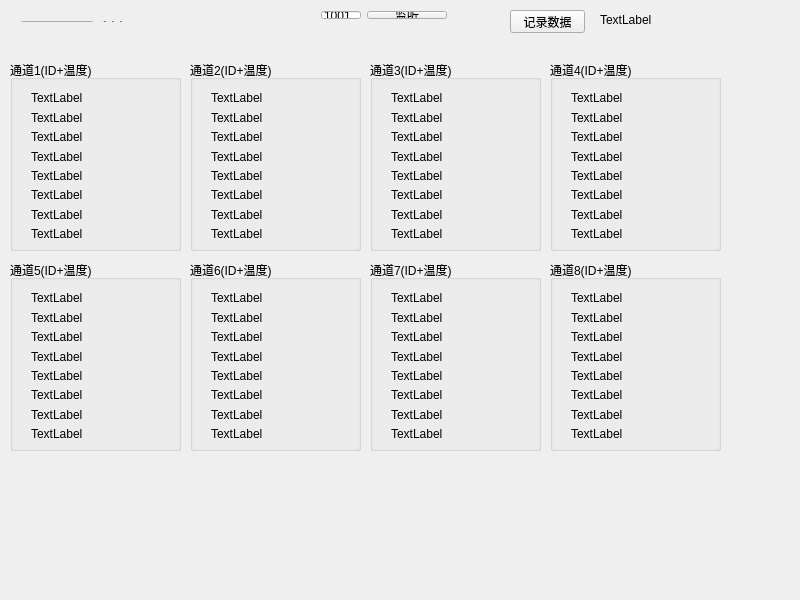
<?xml version="1.0" encoding="UTF-8"?>
<ui version="4.0">
 <class>MainWindow</class>
 <widget class="QMainWindow" name="MainWindow">
  <property name="geometry">
   <rect>
    <x>0</x>
    <y>0</y>
    <width>800</width>
    <height>600</height>
   </rect>
  </property>
  <property name="minimumSize">
   <size>
    <width>800</width>
    <height>600</height>
   </size>
  </property>
  <property name="maximumSize">
   <size>
    <width>800</width>
    <height>600</height>
   </size>
  </property>
  <property name="windowTitle">
   <string>异想家温度采集系统</string>
  </property>
  <widget class="QWidget" name="centralWidget">
   <widget class="QGroupBox" name="groupBox">
    <property name="geometry">
     <rect>
      <x>10</x>
      <y>60</y>
      <width>171</width>
      <height>191</height>
     </rect>
    </property>
    <property name="title">
     <string>通道1(ID+温度)</string>
    </property>
    <widget class="QWidget" name="layoutWidget">
     <property name="geometry">
      <rect>
       <x>10</x>
       <y>20</y>
       <width>151</width>
       <height>171</height>
      </rect>
     </property>
     <layout class="QGridLayout" name="gridLayout_2">
      <item row="0" column="0">
       <widget class="QLabel" name="label_2">
        <property name="text">
         <string>TextLabel</string>
        </property>
       </widget>
      </item>
      <item row="1" column="0">
       <widget class="QLabel" name="label_3">
        <property name="text">
         <string>TextLabel</string>
        </property>
       </widget>
      </item>
      <item row="2" column="0">
       <widget class="QLabel" name="label_4">
        <property name="text">
         <string>TextLabel</string>
        </property>
       </widget>
      </item>
      <item row="3" column="0">
       <widget class="QLabel" name="label_5">
        <property name="text">
         <string>TextLabel</string>
        </property>
       </widget>
      </item>
      <item row="4" column="0">
       <widget class="QLabel" name="label_6">
        <property name="text">
         <string>TextLabel</string>
        </property>
       </widget>
      </item>
      <item row="5" column="0">
       <widget class="QLabel" name="label_7">
        <property name="text">
         <string>TextLabel</string>
        </property>
       </widget>
      </item>
      <item row="6" column="0">
       <widget class="QLabel" name="label_8">
        <property name="text">
         <string>TextLabel</string>
        </property>
       </widget>
      </item>
      <item row="7" column="0">
       <widget class="QLabel" name="label_9">
        <property name="text">
         <string>TextLabel</string>
        </property>
       </widget>
      </item>
     </layout>
    </widget>
   </widget>
   <widget class="QGroupBox" name="groupBox_2">
    <property name="geometry">
     <rect>
      <x>190</x>
      <y>60</y>
      <width>171</width>
      <height>191</height>
     </rect>
    </property>
    <property name="title">
     <string>通道2(ID+温度)</string>
    </property>
    <widget class="QWidget" name="layoutWidget">
     <property name="geometry">
      <rect>
       <x>10</x>
       <y>20</y>
       <width>151</width>
       <height>171</height>
      </rect>
     </property>
     <layout class="QGridLayout" name="gridLayout_3">
      <item row="0" column="0">
       <widget class="QLabel" name="label_10">
        <property name="text">
         <string>TextLabel</string>
        </property>
       </widget>
      </item>
      <item row="1" column="0">
       <widget class="QLabel" name="label_11">
        <property name="text">
         <string>TextLabel</string>
        </property>
       </widget>
      </item>
      <item row="2" column="0">
       <widget class="QLabel" name="label_12">
        <property name="text">
         <string>TextLabel</string>
        </property>
       </widget>
      </item>
      <item row="3" column="0">
       <widget class="QLabel" name="label_13">
        <property name="text">
         <string>TextLabel</string>
        </property>
       </widget>
      </item>
      <item row="4" column="0">
       <widget class="QLabel" name="label_14">
        <property name="text">
         <string>TextLabel</string>
        </property>
       </widget>
      </item>
      <item row="5" column="0">
       <widget class="QLabel" name="label_15">
        <property name="text">
         <string>TextLabel</string>
        </property>
       </widget>
      </item>
      <item row="6" column="0">
       <widget class="QLabel" name="label_16">
        <property name="text">
         <string>TextLabel</string>
        </property>
       </widget>
      </item>
      <item row="7" column="0">
       <widget class="QLabel" name="label_17">
        <property name="text">
         <string>TextLabel</string>
        </property>
       </widget>
      </item>
     </layout>
    </widget>
   </widget>
   <widget class="QGroupBox" name="groupBox_3">
    <property name="geometry">
     <rect>
      <x>370</x>
      <y>60</y>
      <width>171</width>
      <height>191</height>
     </rect>
    </property>
    <property name="title">
     <string>通道3(ID+温度)</string>
    </property>
    <widget class="QWidget" name="layoutWidget_2">
     <property name="geometry">
      <rect>
       <x>10</x>
       <y>20</y>
       <width>151</width>
       <height>171</height>
      </rect>
     </property>
     <layout class="QGridLayout" name="gridLayout_4">
      <item row="0" column="0">
       <widget class="QLabel" name="label_18">
        <property name="text">
         <string>TextLabel</string>
        </property>
       </widget>
      </item>
      <item row="1" column="0">
       <widget class="QLabel" name="label_19">
        <property name="text">
         <string>TextLabel</string>
        </property>
       </widget>
      </item>
      <item row="2" column="0">
       <widget class="QLabel" name="label_20">
        <property name="text">
         <string>TextLabel</string>
        </property>
       </widget>
      </item>
      <item row="3" column="0">
       <widget class="QLabel" name="label_21">
        <property name="text">
         <string>TextLabel</string>
        </property>
       </widget>
      </item>
      <item row="4" column="0">
       <widget class="QLabel" name="label_22">
        <property name="text">
         <string>TextLabel</string>
        </property>
       </widget>
      </item>
      <item row="5" column="0">
       <widget class="QLabel" name="label_23">
        <property name="text">
         <string>TextLabel</string>
        </property>
       </widget>
      </item>
      <item row="6" column="0">
       <widget class="QLabel" name="label_24">
        <property name="text">
         <string>TextLabel</string>
        </property>
       </widget>
      </item>
      <item row="7" column="0">
       <widget class="QLabel" name="label_25">
        <property name="text">
         <string>TextLabel</string>
        </property>
       </widget>
      </item>
     </layout>
    </widget>
   </widget>
   <widget class="QGroupBox" name="groupBox_4">
    <property name="geometry">
     <rect>
      <x>550</x>
      <y>60</y>
      <width>171</width>
      <height>191</height>
     </rect>
    </property>
    <property name="title">
     <string>通道4(ID+温度)</string>
    </property>
    <widget class="QWidget" name="layoutWidget_3">
     <property name="geometry">
      <rect>
       <x>10</x>
       <y>20</y>
       <width>151</width>
       <height>171</height>
      </rect>
     </property>
     <layout class="QGridLayout" name="gridLayout_5">
      <item row="0" column="0">
       <widget class="QLabel" name="label_26">
        <property name="text">
         <string>TextLabel</string>
        </property>
       </widget>
      </item>
      <item row="1" column="0">
       <widget class="QLabel" name="label_27">
        <property name="text">
         <string>TextLabel</string>
        </property>
       </widget>
      </item>
      <item row="2" column="0">
       <widget class="QLabel" name="label_28">
        <property name="text">
         <string>TextLabel</string>
        </property>
       </widget>
      </item>
      <item row="3" column="0">
       <widget class="QLabel" name="label_29">
        <property name="text">
         <string>TextLabel</string>
        </property>
       </widget>
      </item>
      <item row="4" column="0">
       <widget class="QLabel" name="label_30">
        <property name="text">
         <string>TextLabel</string>
        </property>
       </widget>
      </item>
      <item row="5" column="0">
       <widget class="QLabel" name="label_31">
        <property name="text">
         <string>TextLabel</string>
        </property>
       </widget>
      </item>
      <item row="6" column="0">
       <widget class="QLabel" name="label_32">
        <property name="text">
         <string>TextLabel</string>
        </property>
       </widget>
      </item>
      <item row="7" column="0">
       <widget class="QLabel" name="label_33">
        <property name="text">
         <string>TextLabel</string>
        </property>
       </widget>
      </item>
     </layout>
    </widget>
   </widget>
   <widget class="QGroupBox" name="groupBox_5">
    <property name="geometry">
     <rect>
      <x>10</x>
      <y>260</y>
      <width>171</width>
      <height>191</height>
     </rect>
    </property>
    <property name="title">
     <string>通道5(ID+温度)</string>
    </property>
    <widget class="QWidget" name="layoutWidget_4">
     <property name="geometry">
      <rect>
       <x>10</x>
       <y>20</y>
       <width>151</width>
       <height>171</height>
      </rect>
     </property>
     <layout class="QGridLayout" name="gridLayout_6">
      <item row="0" column="0">
       <widget class="QLabel" name="label_34">
        <property name="text">
         <string>TextLabel</string>
        </property>
       </widget>
      </item>
      <item row="1" column="0">
       <widget class="QLabel" name="label_35">
        <property name="text">
         <string>TextLabel</string>
        </property>
       </widget>
      </item>
      <item row="2" column="0">
       <widget class="QLabel" name="label_36">
        <property name="text">
         <string>TextLabel</string>
        </property>
       </widget>
      </item>
      <item row="3" column="0">
       <widget class="QLabel" name="label_37">
        <property name="text">
         <string>TextLabel</string>
        </property>
       </widget>
      </item>
      <item row="4" column="0">
       <widget class="QLabel" name="label_38">
        <property name="text">
         <string>TextLabel</string>
        </property>
       </widget>
      </item>
      <item row="5" column="0">
       <widget class="QLabel" name="label_39">
        <property name="text">
         <string>TextLabel</string>
        </property>
       </widget>
      </item>
      <item row="6" column="0">
       <widget class="QLabel" name="label_40">
        <property name="text">
         <string>TextLabel</string>
        </property>
       </widget>
      </item>
      <item row="7" column="0">
       <widget class="QLabel" name="label_41">
        <property name="text">
         <string>TextLabel</string>
        </property>
       </widget>
      </item>
     </layout>
    </widget>
   </widget>
   <widget class="QGroupBox" name="groupBox_6">
    <property name="geometry">
     <rect>
      <x>190</x>
      <y>260</y>
      <width>171</width>
      <height>191</height>
     </rect>
    </property>
    <property name="title">
     <string>通道6(ID+温度)</string>
    </property>
    <widget class="QWidget" name="layoutWidget_5">
     <property name="geometry">
      <rect>
       <x>10</x>
       <y>20</y>
       <width>151</width>
       <height>171</height>
      </rect>
     </property>
     <layout class="QGridLayout" name="gridLayout_7">
      <item row="0" column="0">
       <widget class="QLabel" name="label_42">
        <property name="text">
         <string>TextLabel</string>
        </property>
       </widget>
      </item>
      <item row="1" column="0">
       <widget class="QLabel" name="label_43">
        <property name="text">
         <string>TextLabel</string>
        </property>
       </widget>
      </item>
      <item row="2" column="0">
       <widget class="QLabel" name="label_44">
        <property name="text">
         <string>TextLabel</string>
        </property>
       </widget>
      </item>
      <item row="3" column="0">
       <widget class="QLabel" name="label_45">
        <property name="text">
         <string>TextLabel</string>
        </property>
       </widget>
      </item>
      <item row="4" column="0">
       <widget class="QLabel" name="label_46">
        <property name="text">
         <string>TextLabel</string>
        </property>
       </widget>
      </item>
      <item row="5" column="0">
       <widget class="QLabel" name="label_47">
        <property name="text">
         <string>TextLabel</string>
        </property>
       </widget>
      </item>
      <item row="6" column="0">
       <widget class="QLabel" name="label_48">
        <property name="text">
         <string>TextLabel</string>
        </property>
       </widget>
      </item>
      <item row="7" column="0">
       <widget class="QLabel" name="label_49">
        <property name="text">
         <string>TextLabel</string>
        </property>
       </widget>
      </item>
     </layout>
    </widget>
   </widget>
   <widget class="QGroupBox" name="groupBox_7">
    <property name="geometry">
     <rect>
      <x>370</x>
      <y>260</y>
      <width>171</width>
      <height>191</height>
     </rect>
    </property>
    <property name="title">
     <string>通道7(ID+温度)</string>
    </property>
    <widget class="QWidget" name="layoutWidget_6">
     <property name="geometry">
      <rect>
       <x>10</x>
       <y>20</y>
       <width>151</width>
       <height>171</height>
      </rect>
     </property>
     <layout class="QGridLayout" name="gridLayout_8">
      <item row="0" column="0">
       <widget class="QLabel" name="label_50">
        <property name="text">
         <string>TextLabel</string>
        </property>
       </widget>
      </item>
      <item row="1" column="0">
       <widget class="QLabel" name="label_51">
        <property name="text">
         <string>TextLabel</string>
        </property>
       </widget>
      </item>
      <item row="2" column="0">
       <widget class="QLabel" name="label_52">
        <property name="text">
         <string>TextLabel</string>
        </property>
       </widget>
      </item>
      <item row="3" column="0">
       <widget class="QLabel" name="label_53">
        <property name="text">
         <string>TextLabel</string>
        </property>
       </widget>
      </item>
      <item row="4" column="0">
       <widget class="QLabel" name="label_54">
        <property name="text">
         <string>TextLabel</string>
        </property>
       </widget>
      </item>
      <item row="5" column="0">
       <widget class="QLabel" name="label_55">
        <property name="text">
         <string>TextLabel</string>
        </property>
       </widget>
      </item>
      <item row="6" column="0">
       <widget class="QLabel" name="label_56">
        <property name="text">
         <string>TextLabel</string>
        </property>
       </widget>
      </item>
      <item row="7" column="0">
       <widget class="QLabel" name="label_57">
        <property name="text">
         <string>TextLabel</string>
        </property>
       </widget>
      </item>
     </layout>
    </widget>
   </widget>
   <widget class="QGroupBox" name="groupBox_8">
    <property name="geometry">
     <rect>
      <x>550</x>
      <y>260</y>
      <width>171</width>
      <height>191</height>
     </rect>
    </property>
    <property name="title">
     <string>通道8(ID+温度)</string>
    </property>
    <widget class="QWidget" name="layoutWidget_7">
     <property name="geometry">
      <rect>
       <x>10</x>
       <y>20</y>
       <width>151</width>
       <height>171</height>
      </rect>
     </property>
     <layout class="QGridLayout" name="gridLayout_9">
      <item row="0" column="0">
       <widget class="QLabel" name="label_58">
        <property name="text">
         <string>TextLabel</string>
        </property>
       </widget>
      </item>
      <item row="1" column="0">
       <widget class="QLabel" name="label_59">
        <property name="text">
         <string>TextLabel</string>
        </property>
       </widget>
      </item>
      <item row="2" column="0">
       <widget class="QLabel" name="label_60">
        <property name="text">
         <string>TextLabel</string>
        </property>
       </widget>
      </item>
      <item row="3" column="0">
       <widget class="QLabel" name="label_61">
        <property name="text">
         <string>TextLabel</string>
        </property>
       </widget>
      </item>
      <item row="4" column="0">
       <widget class="QLabel" name="label_62">
        <property name="text">
         <string>TextLabel</string>
        </property>
       </widget>
      </item>
      <item row="5" column="0">
       <widget class="QLabel" name="label_63">
        <property name="text">
         <string>TextLabel</string>
        </property>
       </widget>
      </item>
      <item row="6" column="0">
       <widget class="QLabel" name="label_64">
        <property name="text">
         <string>TextLabel</string>
        </property>
       </widget>
      </item>
      <item row="7" column="0">
       <widget class="QLabel" name="label_65">
        <property name="text">
         <string>TextLabel</string>
        </property>
       </widget>
      </item>
     </layout>
    </widget>
   </widget>
   <widget class="QWidget" name="layoutWidget">
    <property name="geometry">
     <rect>
      <x>10</x>
      <y>10</y>
      <width>126</width>
      <height>23</height>
     </rect>
    </property>
    <layout class="QGridLayout" name="gridLayout">
     <item row="0" column="1">
      <widget class="QComboBox" name="comboBox"/>
     </item>
     <item row="0" column="2">
      <widget class="QLabel" name="label">
       <property name="text">
        <string>串口</string>
       </property>
      </widget>
     </item>
    </layout>
   </widget>
   <widget class="QLabel" name="label_time">
    <property name="geometry">
     <rect>
      <x>600</x>
      <y>10</y>
      <width>171</width>
      <height>20</height>
     </rect>
    </property>
    <property name="text">
     <string>TextLabel</string>
    </property>
   </widget>
   <widget class="QPushButton" name="pushButton">
    <property name="geometry">
     <rect>
      <x>510</x>
      <y>10</y>
      <width>75</width>
      <height>23</height>
     </rect>
    </property>
    <property name="text">
     <string>记录数据</string>
    </property>
   </widget>
   <widget class="QWidget" name="layoutWidget">
    <property name="geometry">
     <rect>
      <x>310</x>
      <y>0</y>
      <width>148</width>
      <height>30</height>
     </rect>
    </property>
    <layout class="QGridLayout" name="gridLayout_10">
     <item row="0" column="0">
      <widget class="QLineEdit" name="lineEdit_port">
       <property name="text">
        <string>1001</string>
       </property>
      </widget>
     </item>
     <item row="0" column="1">
      <widget class="QPushButton" name="pushButton_TCPS">
       <property name="text">
        <string>监听</string>
       </property>
      </widget>
     </item>
    </layout>
   </widget>
  </widget>
  <widget class="QMenuBar" name="menuBar">
   <property name="geometry">
    <rect>
     <x>0</x>
     <y>0</y>
     <width>800</width>
     <height>26</height>
    </rect>
   </property>
  </widget>
 </widget>
 <layoutdefault spacing="6" margin="11"/>
 <resources/>
 <connections/>
</ui>
